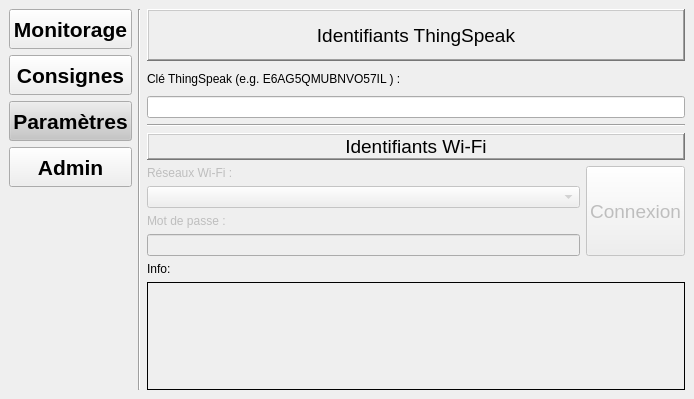
<?xml version="1.0" encoding="UTF-8"?>
<ui version="4.0">
 <class>WindowConfig</class>
 <widget class="QMainWindow" name="WindowConfig">
  <property name="geometry">
   <rect>
    <x>0</x>
    <y>0</y>
    <width>694</width>
    <height>399</height>
   </rect>
  </property>
  <property name="windowTitle">
   <string>GUI_ProjetEC_Config</string>
  </property>
  <widget class="QWidget" name="centralwidget">
   <layout class="QHBoxLayout" name="horizontalLayout_3">
    <item>
     <layout class="QHBoxLayout" name="horizontalLayout">
      <item>
       <layout class="QVBoxLayout" name="verticalLayout">
        <item>
         <layout class="QVBoxLayout" name="verticalLayout_5">
          <item>
           <widget class="QPushButton" name="btn_Monitor_Menu">
            <property name="sizePolicy">
             <sizepolicy hsizetype="Fixed" vsizetype="Fixed">
              <horstretch>0</horstretch>
              <verstretch>0</verstretch>
             </sizepolicy>
            </property>
            <property name="minimumSize">
             <size>
              <width>120</width>
              <height>40</height>
             </size>
            </property>
            <property name="maximumSize">
             <size>
              <width>140</width>
              <height>16777215</height>
             </size>
            </property>
            <property name="font">
             <font>
              <pointsize>16</pointsize>
              <weight>75</weight>
              <bold>true</bold>
             </font>
            </property>
            <property name="text">
             <string>Monitorage</string>
            </property>
           </widget>
          </item>
          <item>
           <widget class="QPushButton" name="btn_Setpoints_Menu">
            <property name="sizePolicy">
             <sizepolicy hsizetype="Fixed" vsizetype="Fixed">
              <horstretch>0</horstretch>
              <verstretch>0</verstretch>
             </sizepolicy>
            </property>
            <property name="minimumSize">
             <size>
              <width>120</width>
              <height>40</height>
             </size>
            </property>
            <property name="maximumSize">
             <size>
              <width>140</width>
              <height>16777215</height>
             </size>
            </property>
            <property name="font">
             <font>
              <pointsize>16</pointsize>
              <weight>75</weight>
              <bold>true</bold>
             </font>
            </property>
            <property name="text">
             <string>Consignes</string>
            </property>
           </widget>
          </item>
          <item>
           <widget class="QPushButton" name="btn_Param_Menu">
            <property name="sizePolicy">
             <sizepolicy hsizetype="Fixed" vsizetype="Fixed">
              <horstretch>0</horstretch>
              <verstretch>0</verstretch>
             </sizepolicy>
            </property>
            <property name="minimumSize">
             <size>
              <width>120</width>
              <height>40</height>
             </size>
            </property>
            <property name="maximumSize">
             <size>
              <width>140</width>
              <height>16777215</height>
             </size>
            </property>
            <property name="palette">
             <palette>
              <active>
               <colorrole role="Button">
                <brush brushstyle="SolidPattern">
                 <color alpha="255">
                  <red>197</red>
                  <green>197</green>
                  <blue>198</blue>
                 </color>
                </brush>
               </colorrole>
              </active>
              <inactive>
               <colorrole role="Button">
                <brush brushstyle="SolidPattern">
                 <color alpha="255">
                  <red>197</red>
                  <green>197</green>
                  <blue>198</blue>
                 </color>
                </brush>
               </colorrole>
              </inactive>
              <disabled>
               <colorrole role="Button">
                <brush brushstyle="SolidPattern">
                 <color alpha="255">
                  <red>197</red>
                  <green>197</green>
                  <blue>198</blue>
                 </color>
                </brush>
               </colorrole>
              </disabled>
             </palette>
            </property>
            <property name="font">
             <font>
              <pointsize>16</pointsize>
              <weight>75</weight>
              <bold>true</bold>
             </font>
            </property>
            <property name="text">
             <string>Paramètres</string>
            </property>
           </widget>
          </item>
          <item>
           <widget class="QPushButton" name="btn_Outils_Menu">
            <property name="sizePolicy">
             <sizepolicy hsizetype="Fixed" vsizetype="Fixed">
              <horstretch>0</horstretch>
              <verstretch>0</verstretch>
             </sizepolicy>
            </property>
            <property name="minimumSize">
             <size>
              <width>120</width>
              <height>40</height>
             </size>
            </property>
            <property name="maximumSize">
             <size>
              <width>140</width>
              <height>16777215</height>
             </size>
            </property>
            <property name="font">
             <font>
              <pointsize>16</pointsize>
              <weight>75</weight>
              <bold>true</bold>
             </font>
            </property>
            <property name="text">
             <string>Admin</string>
            </property>
           </widget>
          </item>
          <item>
           <spacer name="verticalSpacer">
            <property name="orientation">
             <enum>Qt::Vertical</enum>
            </property>
            <property name="sizeType">
             <enum>QSizePolicy::Expanding</enum>
            </property>
            <property name="sizeHint" stdset="0">
             <size>
              <width>10</width>
              <height>60</height>
             </size>
            </property>
           </spacer>
          </item>
         </layout>
        </item>
       </layout>
      </item>
      <item>
       <widget class="Line" name="line">
        <property name="orientation">
         <enum>Qt::Vertical</enum>
        </property>
       </widget>
      </item>
      <item>
       <layout class="QVBoxLayout" name="verticalLayout_2">
        <item>
         <layout class="QVBoxLayout" name="verticalLayout_4">
          <item>
           <widget class="QLabel" name="lbl_Identifiants_Thingspeak">
            <property name="font">
             <font>
              <pointsize>14</pointsize>
             </font>
            </property>
            <property name="frameShape">
             <enum>QFrame::WinPanel</enum>
            </property>
            <property name="frameShadow">
             <enum>QFrame::Raised</enum>
            </property>
            <property name="text">
             <string>Identifiants ThingSpeak</string>
            </property>
            <property name="alignment">
             <set>Qt::AlignCenter</set>
            </property>
           </widget>
          </item>
          <item>
           <layout class="QVBoxLayout" name="verticalLayout_7">
            <item>
             <widget class="QLabel" name="lbl_Thingspeak_Cle">
              <property name="text">
               <string>Clé ThingSpeak (e.g. E6AG5QMUBNVO57IL ) :</string>
              </property>
             </widget>
            </item>
            <item>
             <widget class="QLineEdit" name="tb_Thingspeak_Cle"/>
            </item>
           </layout>
          </item>
         </layout>
        </item>
        <item>
         <widget class="Line" name="line_2">
          <property name="orientation">
           <enum>Qt::Horizontal</enum>
          </property>
         </widget>
        </item>
        <item>
         <layout class="QVBoxLayout" name="verticalLayout_8">
          <item>
           <widget class="QLabel" name="lbl_Identifiants_Wifi">
            <property name="font">
             <font>
              <pointsize>14</pointsize>
             </font>
            </property>
            <property name="frameShape">
             <enum>QFrame::WinPanel</enum>
            </property>
            <property name="frameShadow">
             <enum>QFrame::Raised</enum>
            </property>
            <property name="text">
             <string>Identifiants Wi-Fi</string>
            </property>
            <property name="alignment">
             <set>Qt::AlignCenter</set>
            </property>
           </widget>
          </item>
          <item>
           <layout class="QVBoxLayout" name="verticalLayout_3">
            <item>
             <layout class="QHBoxLayout" name="horizontalLayout_2">
              <item>
               <layout class="QVBoxLayout" name="verticalLayout_9">
                <item>
                 <widget class="QLabel" name="lbl_Reseaux_Wifi">
                  <property name="enabled">
                   <bool>false</bool>
                  </property>
                  <property name="sizePolicy">
                   <sizepolicy hsizetype="Preferred" vsizetype="Fixed">
                    <horstretch>0</horstretch>
                    <verstretch>0</verstretch>
                   </sizepolicy>
                  </property>
                  <property name="text">
                   <string>Réseaux Wi-Fi :</string>
                  </property>
                 </widget>
                </item>
                <item>
                 <widget class="QComboBox" name="cb_Reseaux_Wifi">
                  <property name="enabled">
                   <bool>false</bool>
                  </property>
                 </widget>
                </item>
                <item>
                 <widget class="QLabel" name="lbl_Password_Wifi">
                  <property name="enabled">
                   <bool>false</bool>
                  </property>
                  <property name="text">
                   <string>Mot de passe :</string>
                  </property>
                 </widget>
                </item>
                <item>
                 <widget class="QLineEdit" name="tb_Password">
                  <property name="enabled">
                   <bool>false</bool>
                  </property>
                  <property name="inputMask">
                   <string/>
                  </property>
                  <property name="echoMode">
                   <enum>QLineEdit::Password</enum>
                  </property>
                 </widget>
                </item>
               </layout>
              </item>
              <item>
               <widget class="QPushButton" name="btn_Connexion_Wifi">
                <property name="enabled">
                 <bool>false</bool>
                </property>
                <property name="sizePolicy">
                 <sizepolicy hsizetype="Fixed" vsizetype="Preferred">
                  <horstretch>0</horstretch>
                  <verstretch>0</verstretch>
                 </sizepolicy>
                </property>
                <property name="minimumSize">
                 <size>
                  <width>0</width>
                  <height>60</height>
                 </size>
                </property>
                <property name="font">
                 <font>
                  <pointsize>14</pointsize>
                 </font>
                </property>
                <property name="text">
                 <string>Connexion</string>
                </property>
               </widget>
              </item>
             </layout>
            </item>
           </layout>
          </item>
         </layout>
        </item>
        <item>
         <widget class="QLabel" name="lbl_Info">
          <property name="sizePolicy">
           <sizepolicy hsizetype="Preferred" vsizetype="Fixed">
            <horstretch>0</horstretch>
            <verstretch>0</verstretch>
           </sizepolicy>
          </property>
          <property name="frameShape">
           <enum>QFrame::NoFrame</enum>
          </property>
          <property name="text">
           <string>Info: </string>
          </property>
          <property name="alignment">
           <set>Qt::AlignBottom|Qt::AlignLeading|Qt::AlignLeft</set>
          </property>
         </widget>
        </item>
        <item>
         <widget class="QLabel" name="lbl_Info_Erreurs">
          <property name="frameShape">
           <enum>QFrame::Panel</enum>
          </property>
          <property name="text">
           <string/>
          </property>
          <property name="alignment">
           <set>Qt::AlignLeading|Qt::AlignLeft|Qt::AlignTop</set>
          </property>
          <property name="wordWrap">
           <bool>true</bool>
          </property>
         </widget>
        </item>
       </layout>
      </item>
     </layout>
    </item>
   </layout>
  </widget>
 </widget>
 <resources/>
 <connections/>
</ui>
